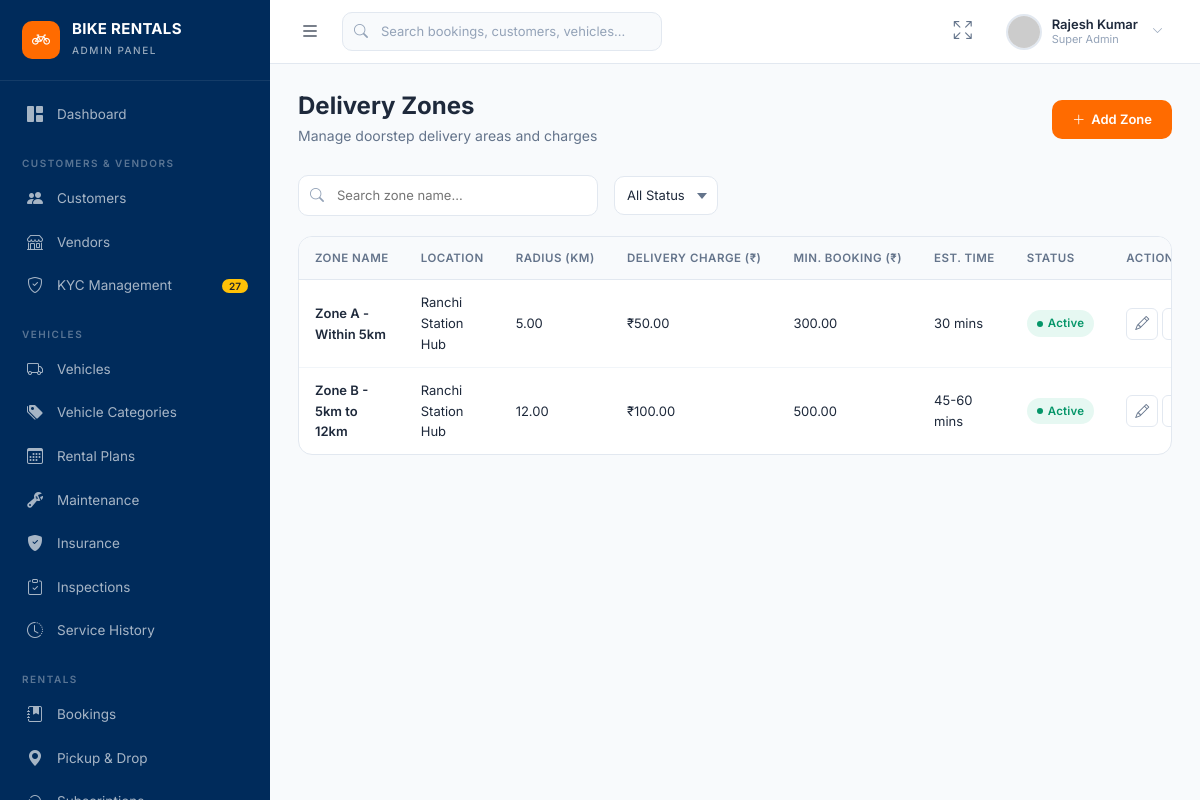
Screenshot of /locations/delivery-zones/ with the database file from the repository.
### myapp/models.py (models this page shows, shortened)
class DeliveryZone(models.Model):
    zone_id = models.CharField(max_length=20, unique=True, blank=True)
    name = models.CharField(max_length=150)
    location = models.ForeignKey(Location, on_delete=models.CASCADE, related_name="delivery_zones")
    radius_km = models.DecimalField(max_digits=5, decimal_places=2, default=5.0)
    delivery_charge = models.DecimalField(max_digits=8, decimal_places=2, default=50.0)
    min_booking_amount = models.DecimalField(max_digits=8, decimal_places=2, default=300.0)
    estimated_delivery_time = models.CharField(max_length=50, default="30-45 mins")
    is_active = models.BooleanField(default=True)

class Location(models.Model):
    location_id = models.CharField(max_length=20, unique=True, blank=True)
    name = models.CharField(max_length=150)
    franchise = models.ForeignKey(Franchise, on_delete=models.SET_NULL, null=True, blank=True, related_name="locations")
    city = models.CharField(max_length=100)
    state = models.CharField(max_length=100)
    address = models.TextField()
    pincode = models.CharField(max_length=10, blank=True)
    latitude = models.DecimalField(max_digits=10, decimal_places=6, null=True, blank=True)
    longitude = models.DecimalField(max_digits=10, decimal_places=6, null=True, blank=True)
    contact_phone = models.CharField(max_length=20, blank=True)
    operating_hours = models.CharField(max_length=100, default="07:00 AM - 10:00 PM")
    total_capacity = models.PositiveIntegerField(default=50)
    is_active = models.BooleanField(default=True)
    created_at = models.DateTimeField(default=timezone.now)

### myapp/views.py (the view, shortened to what this page needs)
# urls.py: path('locations/delivery-zones/', views.delivery_zones, name='admin_delivery_zones'),
def delivery_zones(request):
    zones = DeliveryZone.objects.select_related("location").all()
    search = request.GET.get("search", "")
    status = request.GET.get("status", "")
    if search:
        zones = zones.filter(name__icontains=search)
    if status == "Active":
        zones = zones.filter(is_active=True)
    elif status == "Inactive":
        zones = zones.filter(is_active=False)
    locations = Location.objects.all()
    return render(request, "admin/locations/delivery_zones.html", {"zones": zones, "locations": locations})

### myapp/templates/admin/locations/delivery_zones.html (shortened to what this page needs)
{% extends "admin/base.html" %}
{% block content %}
<div class="page-header d-flex align-items-center justify-content-between flex-wrap gap-2">
    <div><h1>Delivery Zones</h1><p>Manage doorstep delivery areas and charges</p></div>
    <div class="page-header-actions"><button class="btn-primary-custom" data-bs-toggle="modal" data-bs-target="#addZoneModal"><i class="bi bi-plus-lg"></i> Add Zone</button></div>
</div>
<div class="filter-bar">
    <form method="GET" class="d-flex w-100 gap-3 align-items-center flex-wrap" id="filterForm">
        <div class="filter-search flex-grow-1" style="max-width: 300px;">
            <i class="bi bi-search"></i>
            <input type="text" name="search" placeholder="Search zone name..." value="{{ request.GET.search }}">
        </div>
        <select name="status" class="form-select" style="width: auto;" onchange="document.getElementById('filterForm').submit()">
            <option value="">All Status</option>
        </select>
    </form>
</div>
<div class="panel-card">
    <div class="admin-table-wrapper">
        <table class="admin-table">
            <thead><tr><th>Zone Name</th><th>Location</th><th>Radius (km)</th><th>Delivery Charge (₹)</th><th>Min. Booking (₹)</th><th>Est. Time</th><th>Status</th><th>Actions</th></tr></thead>
            <tbody>
                {% for zone in zones %}
                <tr>
                    <td class="cell-bold">{{ zone.name }}</td>
                    <td>{{ zone.location.name|default:"-" }}</td>
                    <td>{{ zone.radius_km }}</td>
                    <td>₹{{ zone.delivery_charge }}</td>
                    <td>{{ zone.min_booking_amount }}</td>
                    <td>{{ zone.estimated_delivery_time }}</td>
                    <td>
                        {% if zone.is_active %}
                            <span class="status-badge badge-active">Active</span>
                        {% else %}
                            <span class="status-badge badge-inactive">Inactive</span>
                        {% endif %}
                    </td>
                    <td>
                        <div class="d-flex gap-1">
                            <button class="btn-sm-action" onclick="openEditModal('delivery-zone', '{{ zone.id }}')"><i class="bi bi-pencil"></i></button>
                            <button class="btn-sm-action danger" data-bs-toggle="modal" data-bs-target="#confirmActionModal" data-action="delete" data-url="/api/delivery-zones/{{ zone.id }}/"></button>
                        </div>
                    </td>
                </tr>
                {% endfor %}
</tbody>
        </table>
    </div>
</div>
{% endblock %}

### rows the page displays
DeliveryZone: name "Zone A - Within 5km", location.name "Ranchi Station Hub", radius_km "5.00", delivery_charge "50.00", min_booking_amount "300.00", estimated_delivery_time "30 mins", is_active "Active"
DeliveryZone: name "Zone B - 5km to 12km", location.name "Ranchi Station Hub", radius_km "12.00", delivery_charge "100.00", min_booking_amount "500.00", estimated_delivery_time "45-60 mins", is_active "Active"
